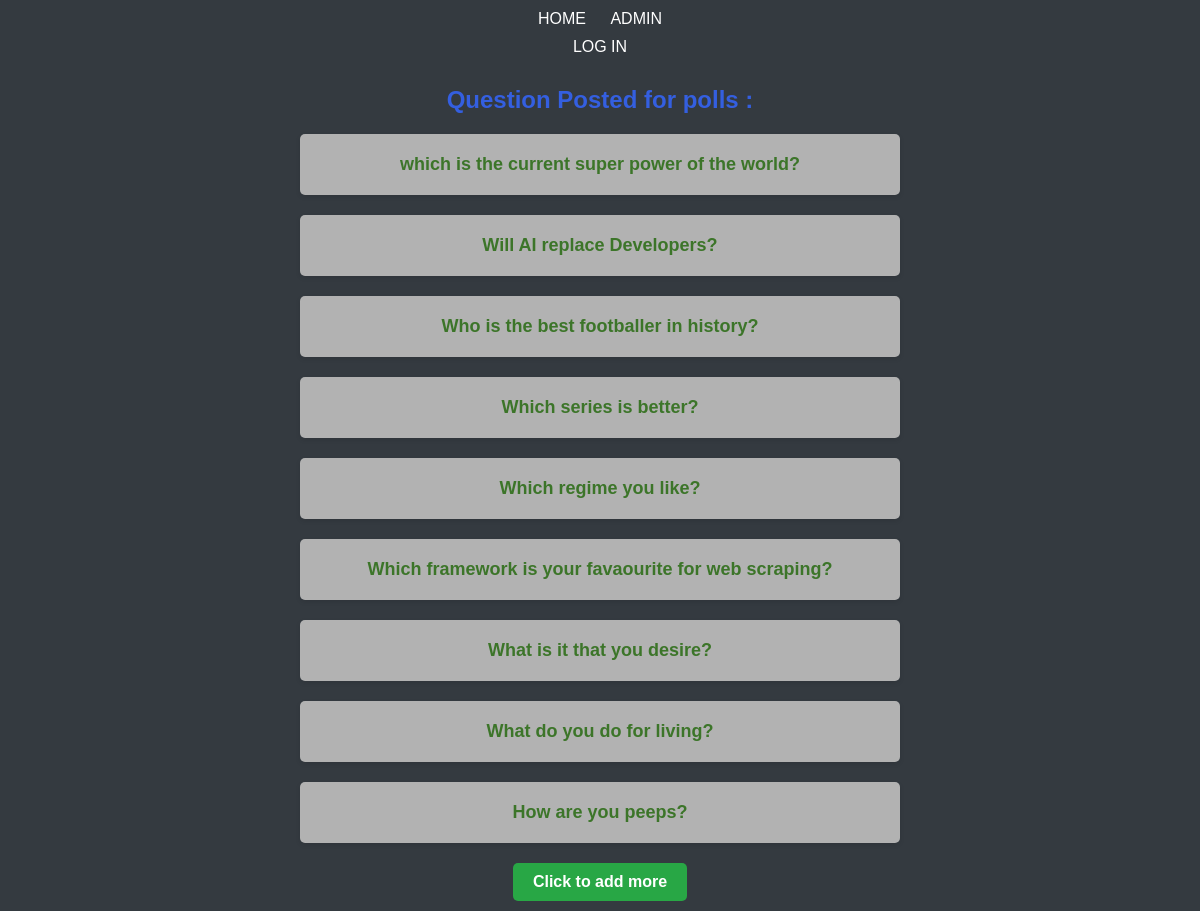
The page / on the database its author committed.
### poll/models.py (models this page shows)
class Question(models.Model):
    question=models.CharField(max_length=300,blank=False)
    updated=models.DateTimeField(auto_now=True)
    def __str__(self) -> str:
        return self.question

### poll/views.py (the view)
# urls.py: path('',views.IndexView.as_view(),name='home'),
class IndexView(generic.ListView):
    template_name='poll/index.html'
    context_object_name='question_posted'
    def get_queryset(self) -> QuerySet[Any]:
        return Question.objects.order_by('-question')

### poll/templates/poll/index.html (shortened to what this page needs)
<!DOCTYPE html>
{%load static%}
<html lang="en">
<head>
    <link rel="stylesheet" href="{% static 'poll/style.css' %}">
</head>
<body>
    <nav><a href="{%url 'home' %}">HOME</a> <a href="/admin">ADMIN</a>
        {%if user.is_authenticated%}
        <a href="{%url 'sign-out' %}">LOG OUT</a> </nav>
        {%else%}<nav><a href="{%url 'authenticate' %}">LOG IN</a> </nav>
        {%endif%}
    <h1 class="Title_of_page">Question Posted for polls :</h1>
   {%for question in question_posted%}
    <div class="to_details">
        <h4><a href="{%url 'detail' question.id %}">{{question}}</a></h4>
    </div>
   {%endfor%}
    <h2><a href="{%url 'add_question'%}">Click to add more</a></h2>
</body>
</html>

### poll/static/poll/style.css (style rules this page uses)
* { margin: 0; padding: 0; box-sizing: border-box; }
body { font-family: Arial, sans-serif; background-color: #333; color: #333; }
nav { background-color: #343a40; padding: 10px 0; text-align: center; }
nav a { color: #fff; text-decoration: none; margin: 0 10px; font-size: 16px; transition: all 0.3s ease; }
.Title_of_page { text-align: center; margin-top: 20px; color: #345fe0; }
.to_details { background-color: #b2b2b2; border-radius: 5px; box-shadow: 0 2px 5px rgba(0, 0, 0, 0.1); margin: 20px auto; padding: 20px; max-width: 600px; }
.to_details h4 a { color: #3c7529; text-decoration: none; font-size: 18px; transition: all 0.3s ease; }
h2 { text-align: center; margin-top: 20px; }
h2 a { display: inline-block; padding: 10px 20px; background-color: #28a745; color: #fff; text-decoration: none; border-radius: 5px; transition: all 0.3s ease; }

### rows shown on the page
Question: question "which is the current super power of the world?"
Question: question "Will AI replace Developers?"
Question: question "Who is the best footballer in history?"
Question: question "Which series is better?"
Question: question "Which regime you like?"
Question: question "Which framework is your favaourite for web scraping?"
Question: question "What is it that you desire?"
Question: question "What do you do for living?"
Question: question "How are you peeps?"
